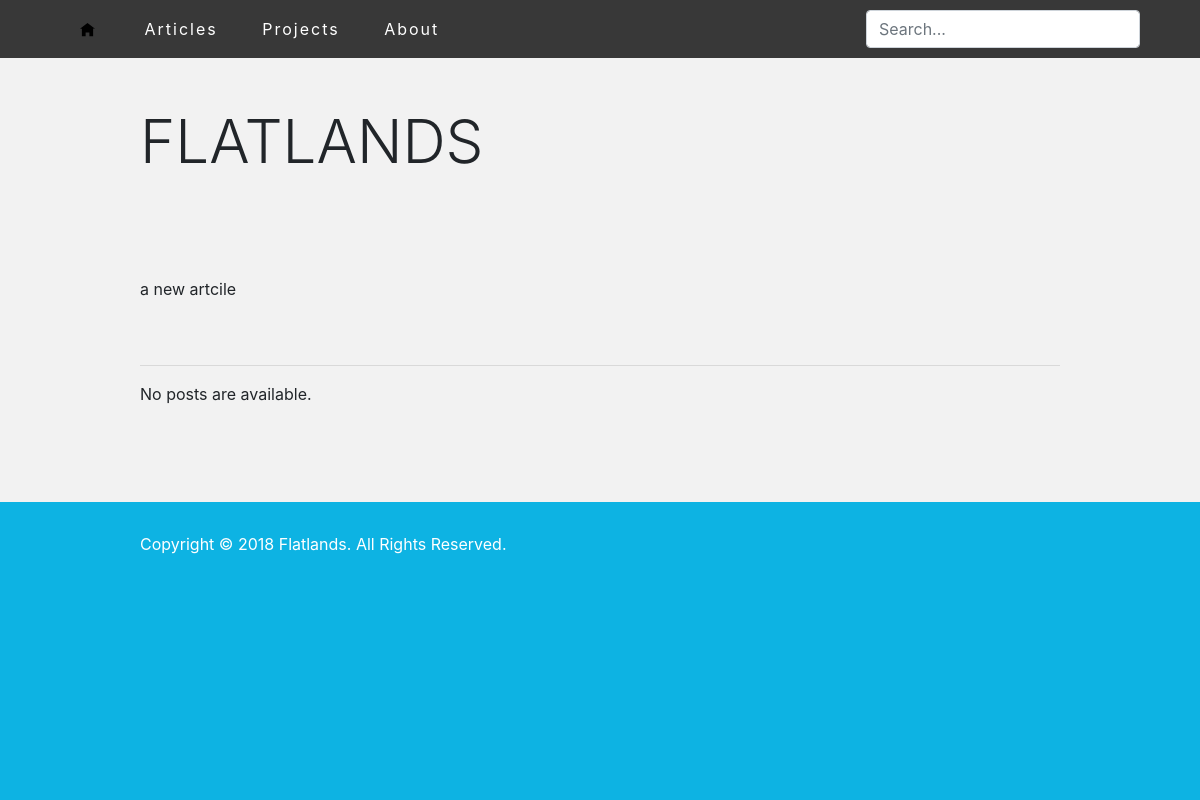
/, run on an earlier commit of the app's database.
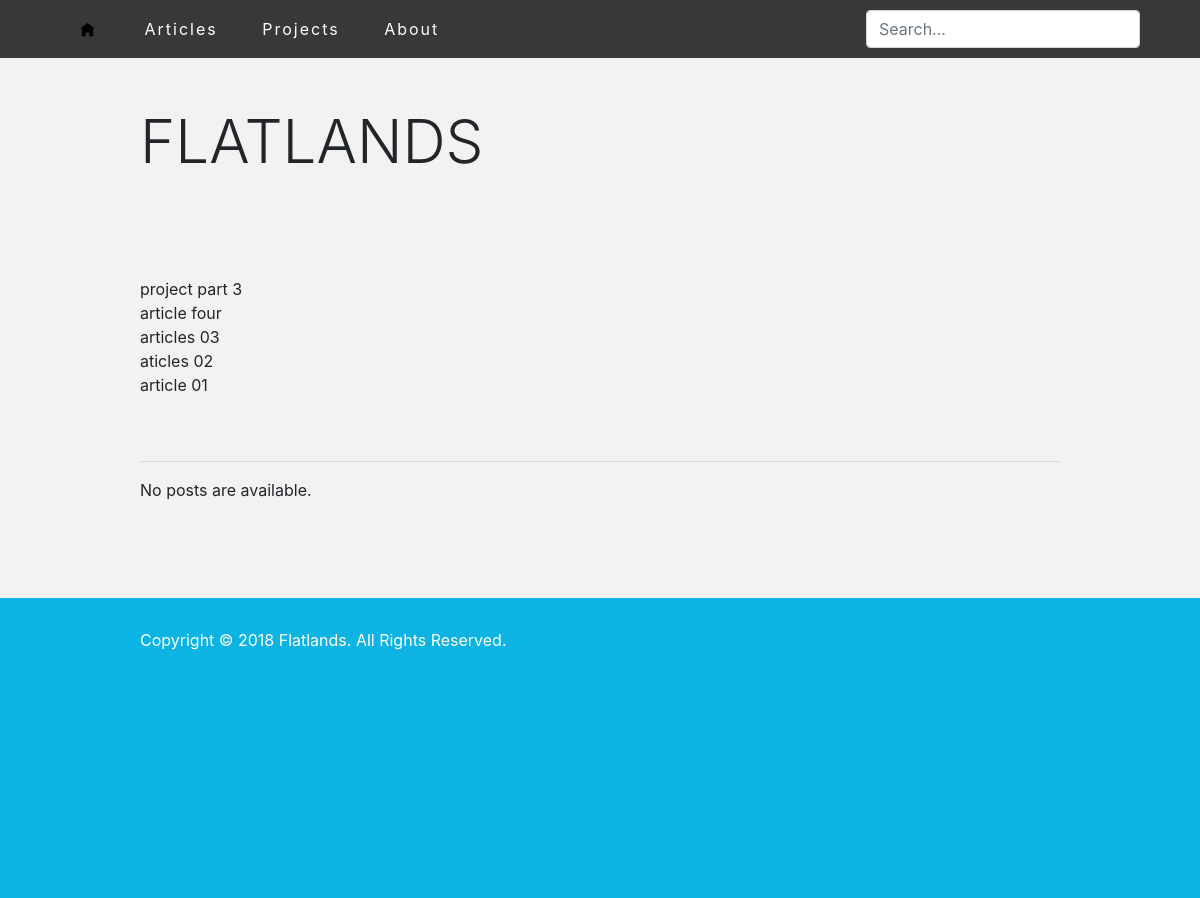
And on a later commit of the database.
### blog/models.py (models this page shows, shortened)
class Article(models.Model):
    name = models.CharField(max_length=200)
    content = models.CharField(max_length=5000)
    pub_date = models.DateTimeField('date published')
    tags = models.CharField(max_length=200)
    project = models.ForeignKey(Project, on_delete=models.CASCADE, null=True, blank=True)
    def __str__(self):
        return self.name

### blog/views.py (the view)
# urls.py: path('', views.index, name='index'),
def index(request):
    articles = Article.objects.order_by('-pub_date')
    context = {
        'articles': articles
        }
    return render(request, 'blog/index.html', context)

### blog/templates/blog/index.html (shortened to what this page needs)
{% extends "blog/base.html" %}
{% load static %}
{% block content %}
<div id="site-title" class="display-4">
        FLATLANDS
    </div>
{% for article in articles %}
{{article}}<br>
{% endfor %}
<br>
<br>
<hr>
{% if blog_posts %}
        {% for post in blog_posts %}
            <div class="bloglistpost">
                <div class="blogpostheader">
                    <div class="bloglistpostdate">
                        <img class="iconic-svg" src="{% static 'blog/svg/clock.svg' %}" alt="clock icon">
                        {{post.pub_date|timesince|upper}} AGO
                    </div>
                    <div class="bloglistposttags">
                            <img class="iconic-svg" src="{% static 'blog/svg/tags.svg' %}" alt="tags icon">
                        {% for tag in post.tag_list %}
                            <a href="">{{tag|upper}}, </a>
                        {% endfor %}
                    </div>
                </div>
                <div class="bloglistpostname display-4">
                        <hr style="margin:0px;margin-top:5px;border-top: 1px dashed #8c8b8b;border-bottom: 1px dashed #fff;">
                        <img class="iconic-svg-header" src="{% static 'blog/svg/document.svg' %}" alt="tags icon">&ensp;{{ post.name|title }}
                </div>
                <div class="bloglistpostcontent">
                        {{ post.content|capfirst|truncatewords:50 }}
                    </div>
                        <div class="blogpostreadmore">
                                <a href="/articles/{{ post.id }}/">Read More</a>&emsp;<img class="iconic-svg" src="{% static 'blog/svg/arrow-right.svg' %}" alt="arrow icon">
                            </div>
            </div>
        {% endfor %}
        {% else %}
            <p>No posts are available.</p>
    {% endif %}
{% endblock %}

What changed in the data, as far as the page shows it:
added Article: name "project part 3"
added Article: name "article four"
added Article: name "articles 03"
added Article: name "aticles 02"
changed Article: name "a new artcile" → "article 01"
